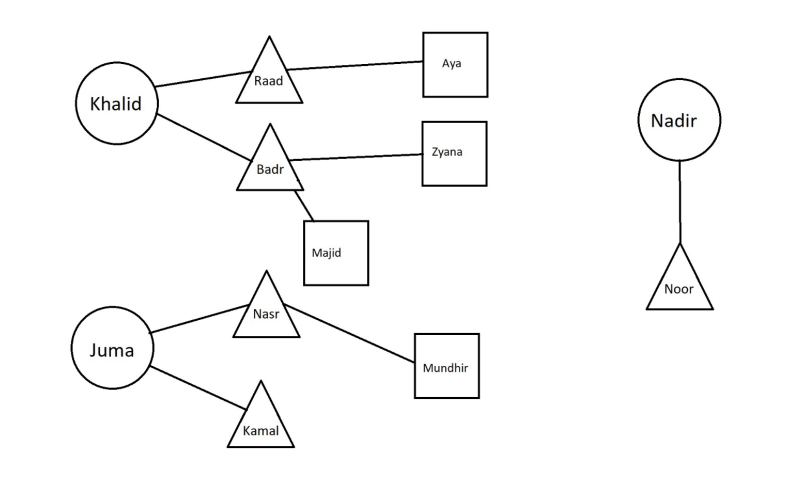
#> input picture images/shapes.jpg, 1596 x 966 px (shown at 1/2 size)
$ python generation_detection.py --image images/shapes.jpg
#> lines starting #> are read from the running program, lines starting #| are printed output that depends on the picture; after the words box and inside, x2 and y2 are one past the last pixel; in counts of white or black regions, pixels touching at a corner belong together
#> in read_ocr, image is the input picture: shape (966, 1596, 3); mean B, G, R 249, 249, 249
### ocr_detect.py
import cv2
import pytesseract
from pytesseract import Output
import numpy as np
from ocrobject import ocr_object


# resize image
# [5 lines left out: function resize_image, not called in this run]

# get grayscale image
def get_grayscale(image):
    return cv2.cvtColor(image, cv2.COLOR_BGR2GRAY)

# noise removal
def remove_noise(image):
    return cv2.medianBlur(image,5)

#thresholding
def thresholding(image):
    return cv2.threshold(image, 0, 255, cv2.THRESH_BINARY + cv2.THRESH_OTSU)[1]
#> returned value: shape (966, 1596); 97.5% white; 64 black regions (5 under 20 px), largest, box (x1, y1, x2, y2) and area: (150, 63, 977, 573) 16724, (141, 539, 960, 896) 10720, (1275, 156, 1443, 621) 4731

#dilation
def dilate(image):
    kernel = np.ones((5,5),np.uint8)
    return cv2.dilate(image, kernel, iterations = 1)

#erosion
def erode(image):
    kernel = np.ones((5,5),np.uint8)
    return cv2.erode(image, kernel, iterations = 1)

#opening - erosion followed by dilation
def opening(image):
    kernel = np.ones((5,5),np.uint8)
    return cv2.morphologyEx(image, cv2.MORPH_OPEN, kernel)

#canny edge detection
def canny(image):
    return cv2.Canny(image, 100, 200)
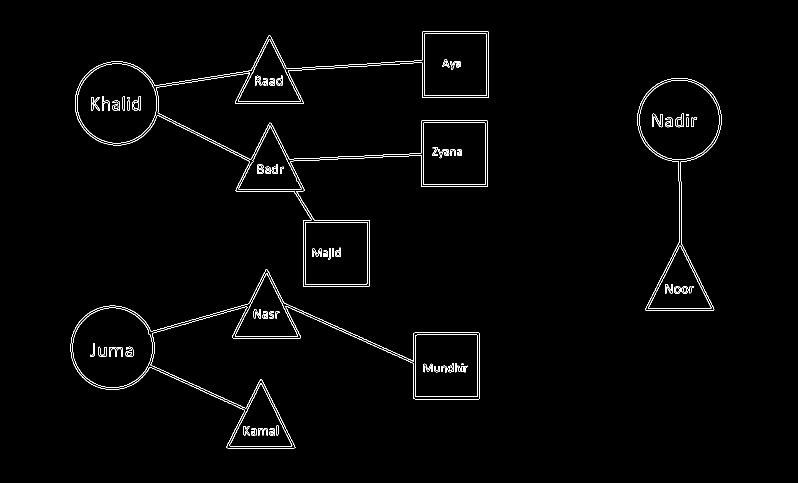
#> returned value: shape (966, 1596) (shown at 1/2 size); 1.4% white in thin lines or dots, all inside (x1, y1, x2, y2) = (141, 63, 1443, 897)

#skew correction
# [12 lines left out: function deskew, not called in this run]

#template matching
def match_template(image, template):
    return cv2.matchTemplate(image, template, cv2.TM_CCOEFF_NORMED)


def read_ocr(imageName):
    image = cv2.imread(imageName)

    # resize = resize_image(image, 120)
    gray = get_grayscale(image)
    thresh = thresholding(gray)
    openg = opening(gray)
    cann = canny(gray)

    # [12 lines of commented-out code are left out]


    custom_config = r'--oem 3 --psm 6'
#> (the run stopped early here; a loop or call above may not have finished)
